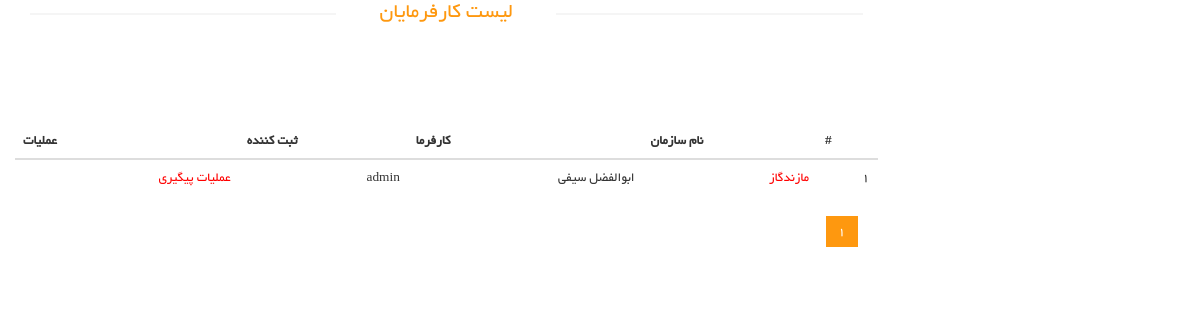
Page /list (signed in) on the earlier database version.
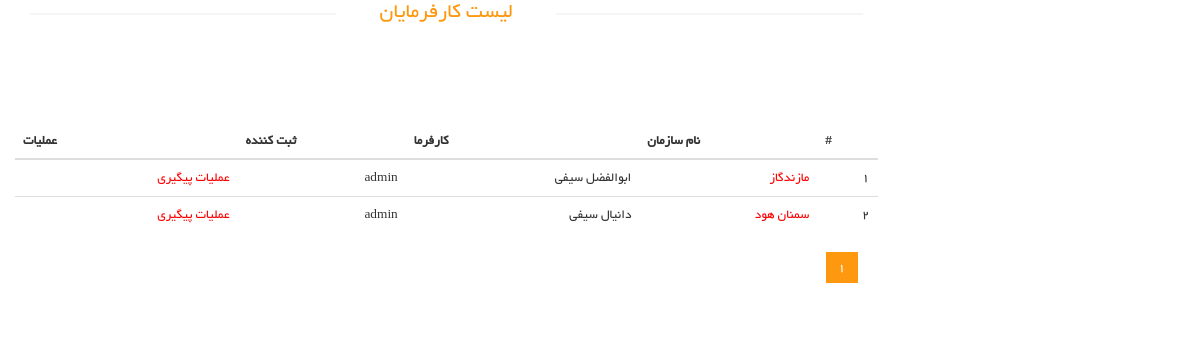
Same page on the later database version.
### organization/models.py (models this page shows, shortened)
class Organization(models.Model):
    province_name = models.CharField(max_length=20, verbose_name='استان')
    organization_name = models.CharField(max_length=50, verbose_name='نام سازمان')
    organization_phone = models.CharField(validators=[phone_regex],max_length=11, verbose_name='شماره تلفن سازمان', unique=True)
    organization_staff = models.PositiveIntegerField(verbose_name='تعداد کارگران')
    manufactured_product = models.ManyToManyField(OrganizationProduct, verbose_name='محصولات تولیدی')
    personnel_name = models.CharField(max_length=50, verbose_name="نام و نام خانوادگی کارفرما")
    personnel_mobile = models.CharField(validators=[mobile_regex],max_length=11, verbose_name='موبایل کارفرما', unique=True)
    personnel_email = models.EmailField(validators=[email_regex],verbose_name='ایمیل کارفرما', blank=True)
    timestamp = models.DateTimeField(auto_now_add=True, verbose_name='تاریخ ثبت')
    creator = models.ForeignKey(get_user_model(), verbose_name='کاربر ثبت کننده', on_delete=models.CASCADE)
    class Meta:
        verbose_name = 'سازمان'
        verbose_name_plural = 'سازمانها'

### organization/views.py (the view)
# urls.py: path('list',Organization_List.as_view(),name='list'),
class Organization_List(ListView):
    model = models.Organization
    template_name = "organization/list_organization.html"
    paginate_by = 6
    def get_queryset(self):
        qs = super().get_queryset()
        if not self.request.user.is_superuser:
            qs = qs.filter(creator=self.request.user)
        return qs

### templates/organization/list_organization.html (shortened to what this page needs)
{% extends 'shared/_MainLayout.html' %}
{% load static %}
{% load i18n %}
{% block content %}
    <section>
        <div class="container">
            <div class="row">
                <div class="col-sm-9 padding-right">
                    <div class="features_items">
                        <h2 class="title text-center">لیست کارفرمایان</h2>
                                <div class='text-white' dir='rtl' style='margin-top: 100px;'>
                                    <table class="table table-dark">
                                        <thead>
                                            <tr>
                                                <th>#</th>
                                                <th>{% trans "نام سازمان" %}</th>
                                                <th>{% trans "کارفرما" %}</th>
                                                <th>{% trans "ثبت کننده" %}</th>
                                                <th>{% trans "عملیات" %}</th>
                                            </tr>
                                        <thead>
                                        <tbody>
                                            {% for item in object_list %}
                                                <tr>
                                                    <td>{{forloop.counter}}</td>
                                                    <td>
                                                        <a style='text-decoration: none; color: red;' href="#">{{item.organization_name}}</a>
                                                    </td>
                                                    <td>{{item.personnel_name}}</td>
                                                    <td>{{item.creator}}</td>
                                                    <td>
                                                        <a href="#" style='text-decoration: none; color: red;'>{% trans "عملیات پیگیری" %}</a>
                                                    </td>
                                                </tr>
                                            {% endfor %}
                                        </tbody>
                                    </table>
                                </div>
                        <ul class="pagination">
                            {% for page in paginator.page_range %}
                                {% if page == page_obj.number %}
                                    <li class="active"><a href="?page={{ page }}">{{ page }}</a></li>
                                {% else %}
                                    <li><a href="?page={{ page }}">{{ page }}</a></li>
                                {% endif %}
                            {% endfor %}
                        </ul>
                    </div>
                </div>
            </div>
        </div>
    </section>
{% endblock %}

### templates/shared/_MainLayout.html (shortened to what this page needs)
{% load static %}
{% load render_partial %}
<!DOCTYPE html>
<html lang="en">
<head>
    {% include 'shared/_HeaderReferences.html' %}
</head>
<body>
{% block content %}{% endblock %}
</body>
</html>

### templates/shared/_HeaderReferences.html (shortened to what this page needs)
{% load static %}
<link href="{% static 'css/bootstrap.min.css' %}" rel="stylesheet">
<link href="{% static 'css/font-awesome.min.css' %}" rel="stylesheet">
<link href="{% static 'css/prettyPhoto.css' %}" rel="stylesheet">
<link href="{% static 'css/price-range.css' %}" rel="stylesheet">
<link href="{% static 'css/animate.css' %}" rel="stylesheet">
<link href="{% static 'css/main.css' %}" rel="stylesheet">
<link href="{% static 'css/responsive.css' %}" rel="stylesheet">

### templates/shared/_FooterReferences.html (shortened to what this page needs)
{% load static %}

### attach/css/main.css (style rules this page uses)
body { font-family: 'BYekan'; font-size: 10pt; position: relative; font-weight: normal; direction: rtl; }
ul li { list-style: none; }
a { -webkit-transition: 300ms; -moz-transition: 300ms; -o-transition: 300ms; transition: 300ms; }
h1, h2, h3, h4, h5, h6 { font-family: 'BYekan', sans-serif; }
.left-sidebar h2:after, h2.title:after { content: " "; position: absolute; border: 1px solid #f5f5f5; bottom:8px; right: 0; width: 100%; height: 0; z-index: -2; }
h2.title:before { content: " "; position: absolute; background: #fff; bottom: -6px; width: 220px; height: 30px; z-index: -1; right: 50%; margin-right: -110px; }
.padding-right { padding-left: 0; }
.features_items { overflow:hidden; }
h2.title { color: #FE980F; font-family: 'BYekan', sans-serif; font-size: 16pt; font-weight: 400; margin: 0 15px; text-transform: uppercase; margin-bottom: 30px; position: relative; }
.pagination { display: inline-block; margin-bottom: 25px; margin-top: 0; padding-right: 15px; }
.pagination li:first-child a, .pagination li:first-child span { border-bottom-left-radius: 0; border-top-left-radius: 0; margin-left: 0; }
.pagination li:last-child a, .pagination li:last-child span { border-bottom-right-radius: 0; border-top-right-radius: 0; }
.pagination .active a, .pagination .active span, .pagination .active a:hover, .pagination .active span:hover, .pagination .active a:focus, .pagination .active span:focus { background-color: #FE980F; border-color: #FE980F; color: #FFFFFF; cursor: default; z-index: 2; }
.pagination li a, .pagination li span { background-color: #f0f0e9; border: 0; float: left; line-height: 1.42857; margin-left: -1px; padding: 6px 12px; position: relative; text-decoration: none; margin-right: 5px; color:#000; }

Differences in the rows shown:
added Organization: organization_name "سمنان هود", personnel_name "دانیال سیفی", creator "admin"
